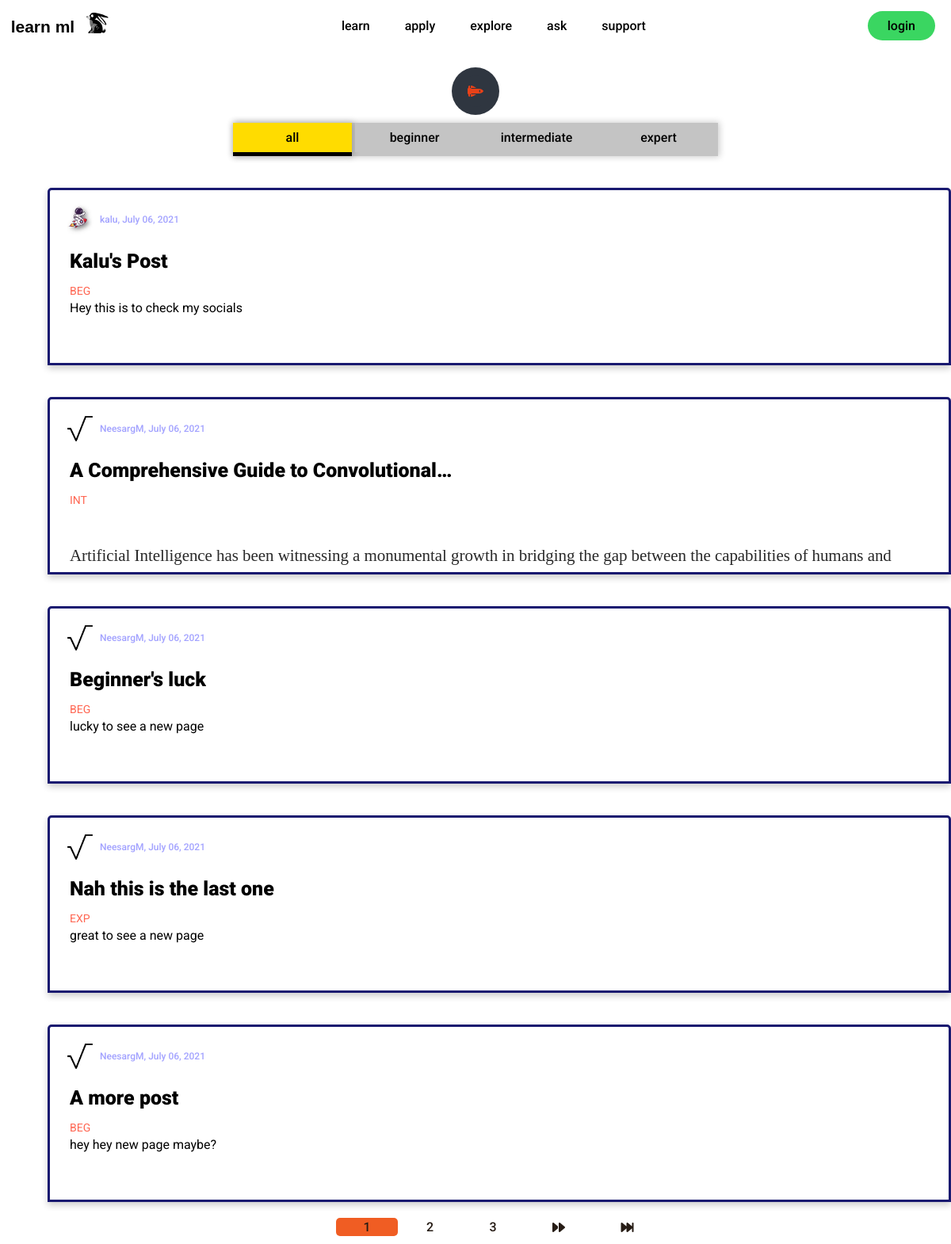
The app's page /explore/, older data.
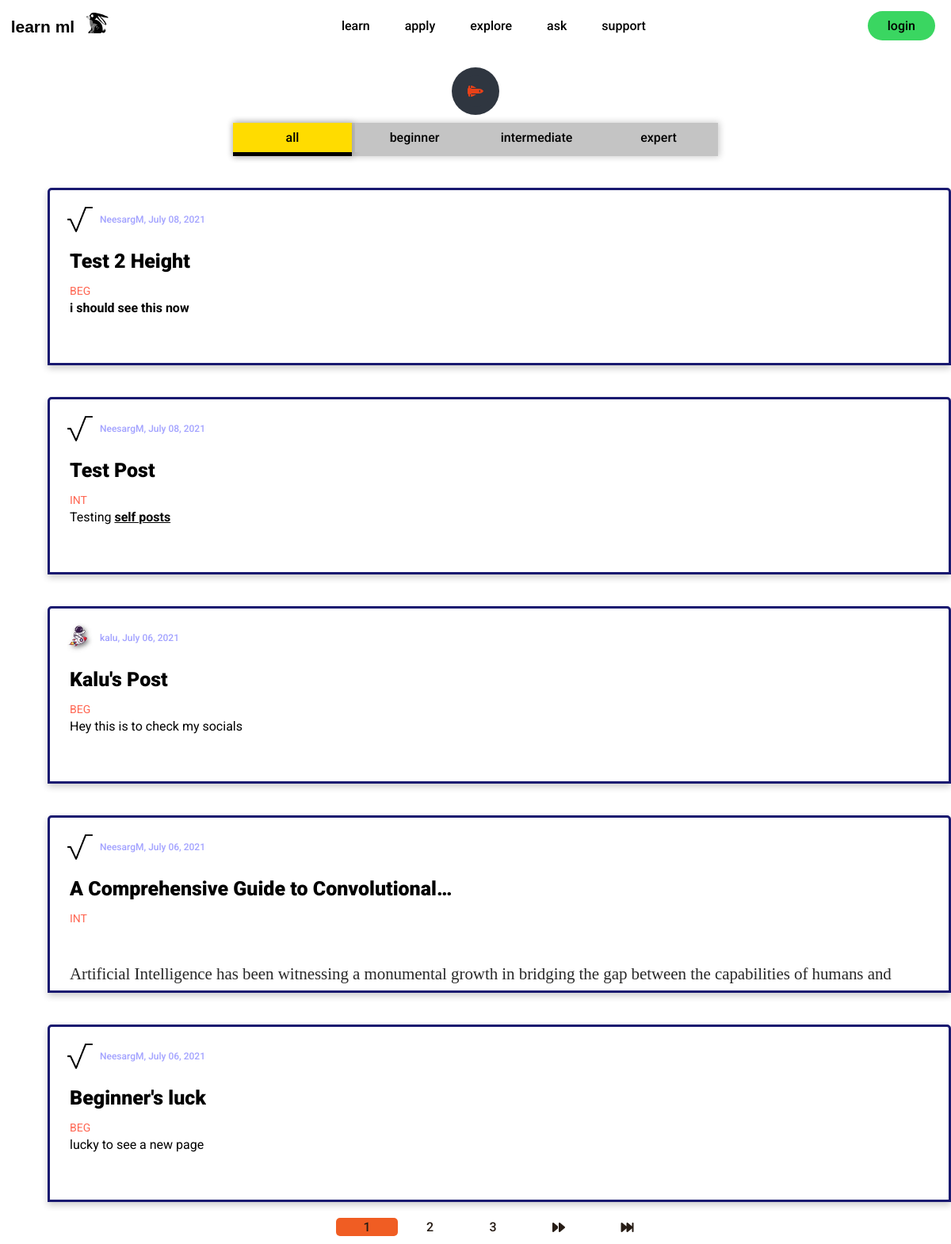
The same page, newer data.
### explore/models.py (models this page shows, shortened)
class Post(models.Model):
	title = models.CharField(max_length=100)
	content = HTMLField()
	date_posted = models.DateTimeField(default=timezone.now)
	author = models.ForeignKey(User, on_delete=models.CASCADE)
	POST_AUDIENCE = [
        ('BEG', 'Beginner'),
        ('INT', 'Intermediate'),
        ('EXP', 'Expert'),
    ]
	audience = models.CharField(max_length=3, choices=POST_AUDIENCE, default='BEG',)
	likes = models.ManyToManyField(User, default=None, blank=True, related_name='likes')
	helpfuls = models.ManyToManyField(User, default=None, blank=True, related_name='helpfuls')
	visual_likes = models.ManyToManyField(User, default=None, blank=True, related_name='visual_likes')
	concise_likes = models.ManyToManyField(User, default=None, blank=True, related_name='concise_likes')

### users/models.py (models this page shows, shortened)
class Profile(models.Model):
	user = models.OneToOneField(User, on_delete=models.CASCADE)
	bio = models.CharField(blank=True, max_length=100, default='')
	quote = models.CharField(blank=True, max_length=1000, default='')
	image = models.ImageField(default='default.jpg', upload_to='profile_pics')
	fb_link = models.URLField(blank=True, max_length=100, default='#')
	linkedin_link = models.URLField(blank=True, max_length=100, default='#')
	twitter_link = models.URLField(blank=True, max_length=100, default='#')
	insta_link = models.URLField(blank=True, max_length=100, default='#')

### explore/views.py (the view)
# urls.py: path('', PostListView.as_view(), name='explore-home'),
class PostListView(ListView):
	model = Post
	template_name = 'explore/explore.html'
	context_object_name = 'posts'
	paginate_by = 5
	def get_queryset(self):
		search_query = self.request.GET.get('search_post')
		audience_query = self.request.GET.get('audience_filter')
		object_list = self.model.objects.all().order_by('-date_posted')
		if search_query != '' and search_query is not None:
			object_list = object_list.filter(Q(title__icontains=search_query) |
				Q(content__icontains=search_query)).distinct()
		if audience_query != '' and audience_query is not None:
			object_list = object_list.filter(audience__iexact=audience_query)
		return object_list

### explore/templates/explore/explore.html (shortened to what this page needs)
{% extends "explore/base.html" %}
{% load humanize %}
{% block section %}
<section class="filter-sections">
	<form method="GET" action=".">
		<div class="search-form">
			<div class="search-box">
				<button class="search-btn" type="submit">
					<i class="fas fa-space-shuttle"></i>
				</button>
			</div>
		</div>
		<div class="audience-form">
			<div class="audience-selection">
				{% if 'audience_filter' not in request.get_full_path or request.GET.audience_filter == '' or 'search_post' not in request.get_full_path %}
				<button class="audience-btn-all-selected" type="submit" value="" name="audience_filter">
					all
				</button>
				{% else %}
				<button class="audience-btn-all" type="submit" value="" name="audience_filter">
					all
				</button>
				{% endif %}
				{% if  'audience_filter=BEG' in request.get_full_path %}
				<button class="audience-btn-beg-selected" type="submit" value="BEG" name="audience_filter">
					beginner
				</button>
				{% else %}
				<button class="audience-btn-beg" type="submit" value="BEG" name="audience_filter">
					beginner
				</button>
				{% endif %}
				{% if 'audience_filter=INT' in request.get_full_path%}
				<button class="audience-btn-int-selected" type="submit" value="INT" name="audience_filter">
					intermediate
				</button>
				{% else %}
				<button class="audience-btn-int" type="submit" value="INT" name="audience_filter">
					intermediate
				</button>
				{% endif %}
				{% if  'audience_filter=EXP' in request.get_full_path %}
				<button class="audience-btn-exp-selected" type="submit" value="EXP" name="audience_filter">
					expert
				</button>
				{% else %}
				<button class="audience-btn-exp" type="submit" value="EXP" name="audience_filter">
					expert
				</button>
				{% endif %}
			</div>
		</div>
	</form>
</section>
<section class="posts-section">
	<div class="posts-content">
		{% for post in posts %}
		<div class="post-card-up">
			<div class="pic-name-date-up">
				<img class="small-prof-pic" src="{{ post.author.profile.image.url }}">
				<p class="post-author-and-date-up">
					<a class="post-author-and-date-up" href="{% url 'user-posts' post.author.username %}">{{ post.author }}, {{ post.date_posted|date:"N d, Y" }}</a>
				</p>
			</div>
			<div class="post-title-up">
				<h2><a class="post-title-link-up" href="{% url 'post-detail' post.id post.title %}">{{ post.title|truncatechars:39 }}</a></h2>
			</div>
			<div class="post-audience-up-div">
				<p class="post-audience-up">{{ post.audience }}</p>
			</div>
			<div class=post-content-container-up>
				<p class="post-content-up">{{ post.content|truncatewords_html:45|safe }}
				</p>
			</div>
		</div>
		{% endfor %}
		<div class="pagination-container-up">
			{% if is_paginated %}
				{% for num in page_obj.paginator.page_range %}
					{% if page_obj.number == num %}
						<a class='page-current-link' href="?page={{ num }}">{{ num }}</a>
					{% elif num > page_obj.number|add:'-3' and num < page_obj.number|add:'3' %}
						<a class='page-around-link' href="?page={{ num }}">{{ num }}</a>
					{% endif %}
				{% endfor %}
				{% if page_obj.has_next %}
					<a class='page-next-link' href="?page={{ page_obj.next_page_number }}">
						<i id="ff" class="fas fa-forward"></i></a>
					<a class='page-last-link' href="?page={{ page_obj.paginator.num_pages }}"><i id="ff" class="fas fa-fast-forward"></i></a>
				{% endif %}
			{% endif %}
		</div>
</section>
{% endblock section %}

Row changes from the older to the newer data that the page shows:
no longer on this page (row unchanged): Post: author.profile.image (picture), author "NeesargM", date_posted "July 06, 2021", title "Nah this is the last one", audience "EXP", content "great to see a new page"
no longer on this page (row unchanged): Post: author.profile.image (picture), author "NeesargM", date_posted "July 06, 2021", title "A more post", audience "BEG", content "hey hey new page maybe?"
added Post: author.profile.image (picture), author "NeesargM", date_posted "July 08, 2021", title "Test 2 Height", audience "BEG", content "i should see this now"
added Post: author.profile.image (picture), author "NeesargM", date_posted "July 08, 2021", title "Test Post", audience "INT", content "Testing self posts"
